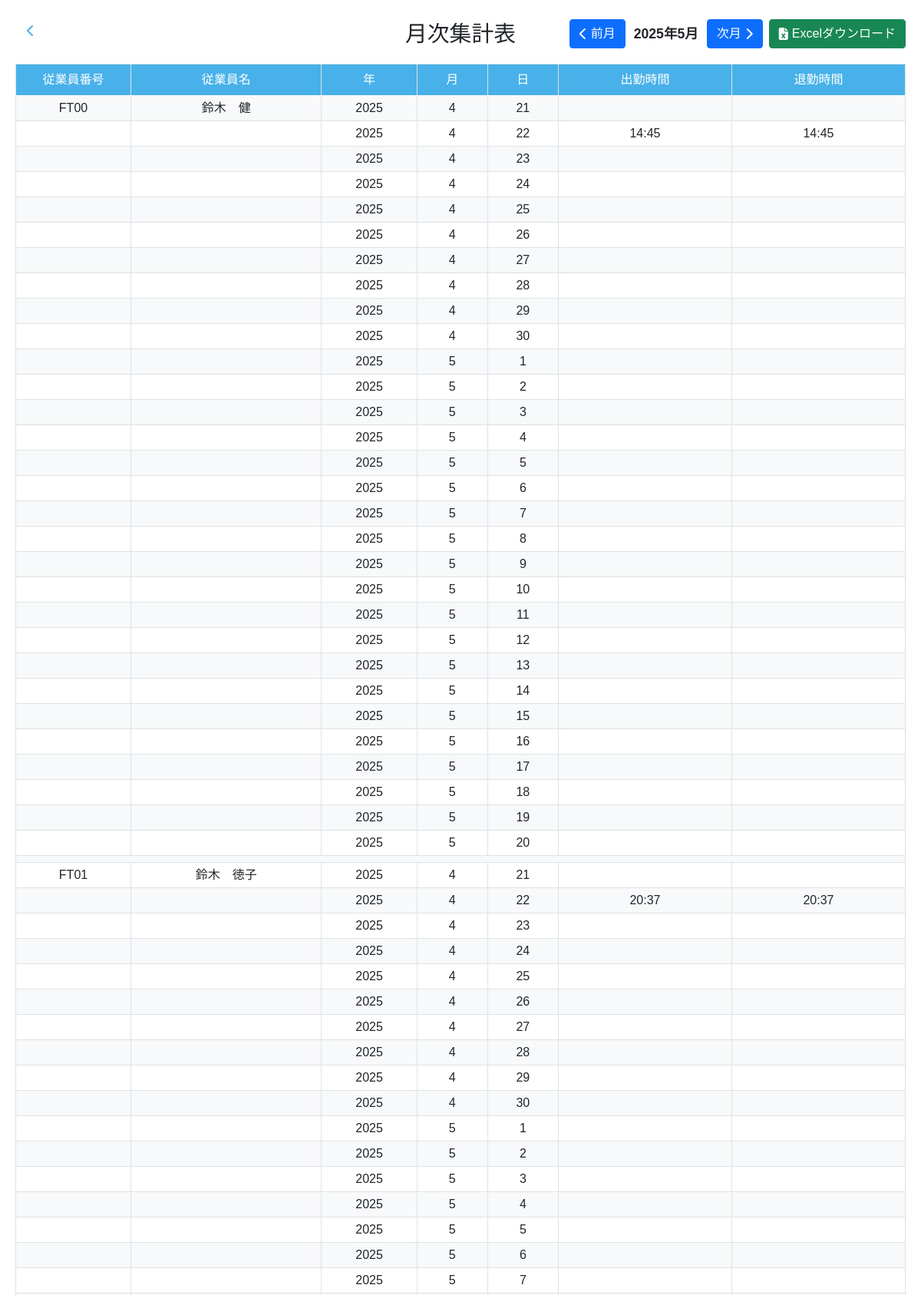
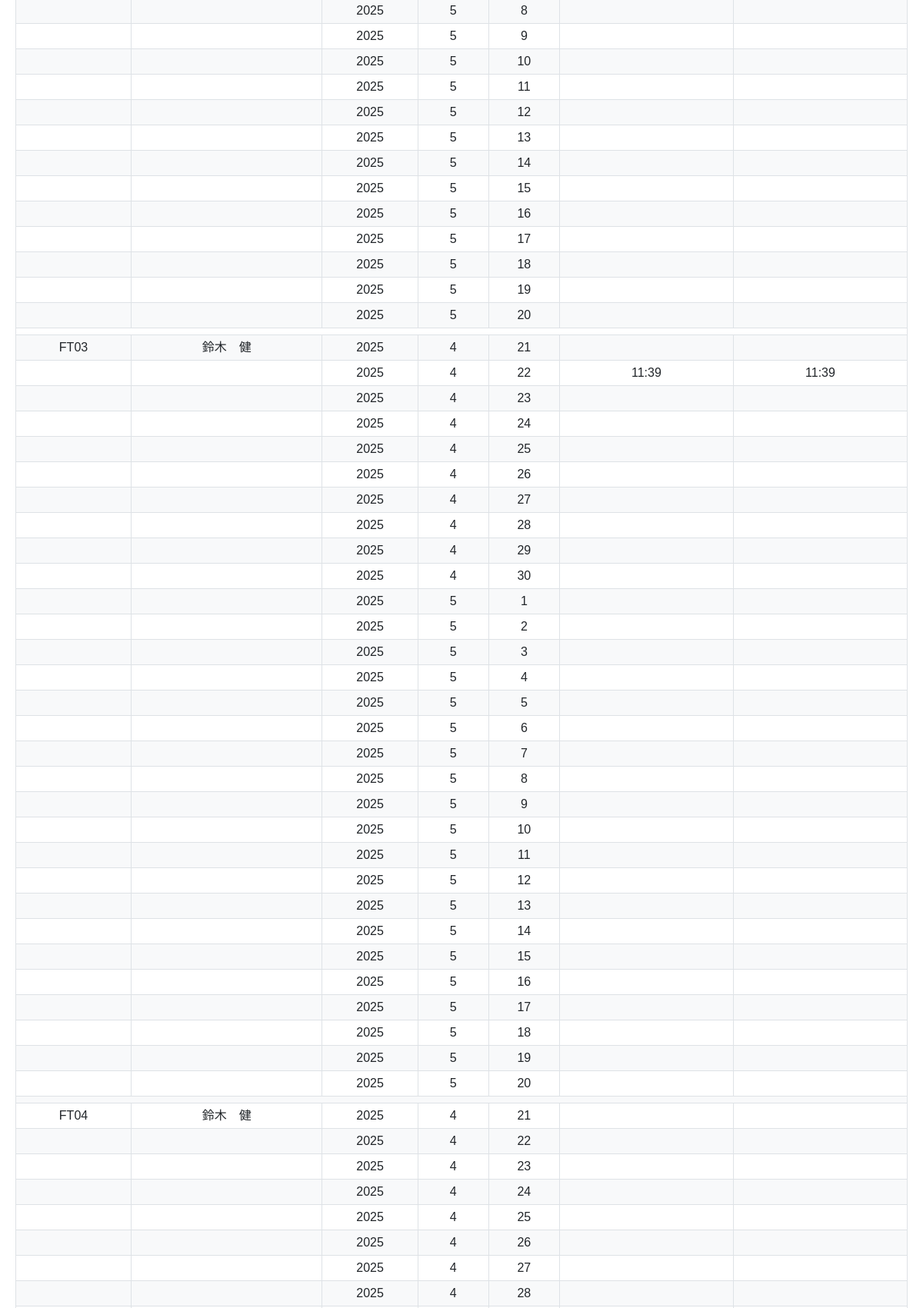
Screenshot of /report (upper part) with the database file from the repository (2 pictures, top to bottom).
### testapp/models.py (models this page shows, shortened)
class User(db.Model):
    __tablename__ = 'users'  # テーブル名を明示的に指定
    id = db.Column(db.Integer, primary_key=True)
    name = db.Column(db.String(20), nullable=False)  # 20文字まで
    employment_type = db.Column(db.String(2), nullable=False)  # FTまたはPT（2文字）
    employee_id = db.Column(db.String(4), unique=True, nullable=False)  # 4文字（例：FT01）
    password = db.Column(db.String(10), nullable=False)  # 10文字まで

### testapp/main.py (the view)
@app.route('/report')
@app.route('/report/<int:year>/<int:month>')
def report(year=None, month=None):
    if year is None or month is None:
        now = datetime.now()
        if now.day >= 21:
            if now.month == 12:
                year = now.year + 1
                month = 1
            else:
                year = now.year
                month = now.month + 1
        else:
            year = now.year
            month = now.month
    if month == 1:
        start_date = datetime(year - 1, 12, 21)
    else:
        start_date = datetime(year, month - 1, 21)
    end_date = datetime(year, month, 20)
    employees = User.query.order_by(
        case(
            (User.employment_type == 'FT', 0),
            (User.employment_type == 'PT', 1),
        ),
        User.employee_id
    ).all()
    report_data = []
    for employee in employees:
        current_date = start_date
        while current_date <= end_date:
            date_str = current_date.strftime('%Y-%m-%d')
            records = AttendanceRecord.query.filter_by(
                user_id=employee.id,
                date=date_str
            ).order_by(AttendanceRecord.time).all()
            arrive = next((r.time.strftime('%-H:%M') for r in records if r.action_type == '出勤'), '')
            leave = next((r.time.strftime('%-H:%M') for r in records if r.action_type == '退勤'), '')
            report_data.append({
                'employee_id': employee.employee_id,
                'name': employee.name,
                'year': current_date.year,
                'month': current_date.month,
                'day': current_date.day,
                'arrive': arrive,
                'leave': leave
            })
            current_date += timedelta(days=1)
    return render_template('testapp/report.html',
                         year=year,
                         month=month,
                         report_data=report_data)

### testapp/templates/testapp/report.html (shortened to what this page needs)
<!DOCTYPE html>
<html lang="ja">
<head>
    <link href="https://cdn.jsdelivr.net/npm/bootstrap@5.0.2/dist/css/bootstrap.min.css" rel="stylesheet">
    <link rel="stylesheet" href="https://cdnjs.cloudflare.com/ajax/libs/font-awesome/6.4.0/css/all.min.css">
    <link rel="stylesheet" href="{{ url_for('static', filename='css/attendance_history.css') }}">
    <link rel="stylesheet" href="{{ url_for('static', filename='css/management.css') }}">
</head>
<body>
    <div class="container">
        <div class="header">
            <a href="{{ url_for('management') }}" class="back-button">
                <i class="fa-solid fa-chevron-left"></i>
            </a>
            <h1>月次集計表</h1>
            <div class="controls">
                <a href="{{ url_for('prev_month_report', year=year, month=month) }}" class="btn btn-primary">
                    <i class="fas fa-chevron-left"></i> 前月
                </a>
                <span id="currentMonth" class="month-display">{{ year }}年{{ month }}月</span>
                <a href="{{ url_for('next_month_report', year=year, month=month) }}" class="btn btn-primary">
                    次月 <i class="fas fa-chevron-right"></i>
                </a>
                <a href="{{ url_for('download_csv', year=year, month=month) }}" class="btn btn-success">
                    <i class="fas fa-file-excel"></i> Excelダウンロード
                </a>
            </div>
        </div>
        <div class="table-responsive">
            <table class="table table-bordered" id="reportTable">
                <thead>
                    <tr>
                        <th>従業員番号</th>
                        <th>従業員名</th>
                        <th>年</th>
                        <th>月</th>
                        <th>日</th>
                        <th>出勤時間</th>
                        <th>退勤時間</th>
                    </tr>
                </thead>
                <tbody>
                    {% set current_employee = namespace(id='', name='') %}
                    {% for record in report_data %}
                    {% if record.employee_id != current_employee.id and current_employee.id != '' %}
                    <tr>
                        <td colspan="7"></td>
                    </tr>
                    {% endif %}
                    <tr>
                        <td>{% if record.employee_id != current_employee.id %}{{ record.employee_id }}{% endif %}</td>
                        <td>{% if record.employee_id != current_employee.id %}{{ record.name }}{% endif %}</td>
                        <td>{{ record.year }}</td>
                        <td>{{ record.month }}</td>
                        <td>{{ record.day }}</td>
                        <td>{{ record.arrive }}</td>
                        <td>{{ record.leave }}</td>
                    </tr>
                    {% set current_employee.id = record.employee_id %}
                    {% set current_employee.name = record.name %}
                    {% endfor %}
                </tbody>
            </table>
        </div>
    </div>
</body>
</html>

### testapp/static/css/attendance_history.css (style rules this page uses)
.container { padding: 20px; max-width: 100%; overflow-x: auto; }
.header { display: flex; justify-content: space-between; align-items: center; margin-bottom: 20px; flex-wrap: wrap; position: relative; padding-top: 5px; }
.back-button { position: absolute; left: 0; top: 0; z-index: 1; padding: 8px; margin-right: 15px; }
h1 { font-size: 1.8rem; }
.header h1 { position: absolute; left: 50%; transform: translateX(-50%); font-family: 'Noto Sans JP', sans-serif; margin: 0; }
.controls { display: flex; align-items: center; gap: 8px; flex-wrap: wrap; margin-left: auto; }
.month-display { font-size: 1.1rem; font-weight: bold; min-width: 90px; text-align: center; }
.table { width: 100%; border-collapse: collapse; }
.table th, .table td { padding: 8px; text-align: center; vertical-align: middle; font-family: 'Noto Sans JP', sans-serif; border: 1px solid #dee2e6; }
.table th { background-color: #48b1e9; font-weight: 400; color: white; }
.table thead th:first-child, .table tbody td:first-child { width: 150px; min-width: 150px; max-width: 150px; white-space: nowrap; overflow: hidden; text-overflow: ellipsis; }
.table tbody tr:nth-child(odd) { background-color: #f8f9fa; }
.btn { display: flex; align-items: center; gap: 5px; }
.table td { padding: 4px; vertical-align: middle; min-height: 4.8em; }
.table td:first-child { min-height: auto; }

### testapp/static/css/management.css (style rules this page uses)
body { background-color: white; margin: 0; padding: 0; font-family: 'Noto Sans JP', sans-serif; min-height: 100vh; display: flex; flex-direction: column; }
.back-button { color: #48b1e9; text-decoration: none !important; display: flex; align-items: center; justify-content: center; width: 40px; height: 40px; border-radius: 50%; transition: all 0.3s ease; position: fixed; left: 20px; top: 20px; }

### rows the page displays
User: employee_id "FT00", name "鈴木 健", year "2025", month "4", day "21", day "22", arrive "14:45", leave "14:45", day "23", day "24", day "25", day "26", day "27", day "28", day "29", day "30", month "5", day "1", day "2", day "3", day "4", day "5", day "6", day "7", day "8", day "9", day "10", day "11", day "12", day "13", day "14", day "15", day "16", day "17", day "18", day "19", day "20"
User: employee_id "FT01", name "鈴木 徳子", year "2025", month "4", day "21", day "22", arrive "20:37", leave "20:37", day "23", day "24", day "25", day "26", day "27", day "28", day "29", day "30", month "5", day "1", day "2", day "3", day "4", day "5", day "6", day "7", day "8", day "9", day "10", day "11", day "12", day "13", day "14", day "15", day "16", day "17", day "18", day "19", day "20"
User: employee_id "FT03", name "鈴木 健", year "2025", month "4", day "21", day "22", arrive "11:39", leave "11:39", day "23", day "24", day "25", day "26", day "27", day "28", day "29", day "30", month "5", day "1", day "2", day "3", day "4", day "5", day "6", day "7", day "8", day "9", day "10", day "11", day "12", day "13", day "14", day "15", day "16", day "17", day "18", day "19", day "20"
User: employee_id "FT04", name "鈴木 健", year "2025", month "4", day "21", day "22", day "23", day "24", day "25", day "26", day "27", day "28"

### other values shown
{{ year }} "2025"
{{ month }} "5"
